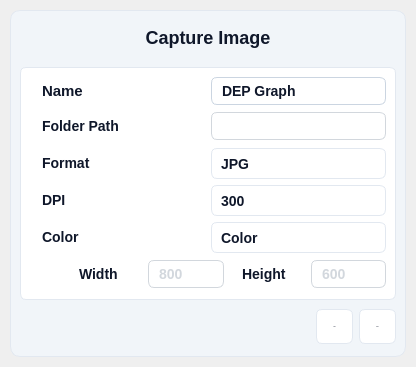
<?xml version="1.0" encoding="UTF-8"?>
<ui version="4.0">
 <class>Form</class>
 <widget class="QWidget" name="Form">
  <property name="geometry">
   <rect>
    <x>0</x>
    <y>0</y>
    <width>416</width>
    <height>367</height>
   </rect>
  </property>
  <property name="windowTitle">
   <string>Form</string>
  </property>
  <property name="styleSheet">
   <string notr="true"/>
  </property>
  <layout class="QGridLayout" name="gridLayout">
   <property name="leftMargin">
    <number>10</number>
   </property>
   <property name="topMargin">
    <number>10</number>
   </property>
   <property name="rightMargin">
    <number>10</number>
   </property>
   <property name="bottomMargin">
    <number>10</number>
   </property>
   <property name="spacing">
    <number>0</number>
   </property>
   <item row="0" column="0">
    <widget class="QFrame" name="verticalFrame">
     <property name="styleSheet">
      <string notr="true">border: 1px solid #E2E8F0; /* slate/200 */
border-radius: 10px;
background: #F1F5F9;</string>
     </property>
     <layout class="QVBoxLayout" name="verticalLayout_2">
      <property name="spacing">
       <number>0</number>
      </property>
      <property name="leftMargin">
       <number>9</number>
      </property>
      <property name="topMargin">
       <number>5</number>
      </property>
      <property name="rightMargin">
       <number>9</number>
      </property>
      <property name="bottomMargin">
       <number>9</number>
      </property>
      <item>
       <widget class="QLabel" name="label_27">
        <property name="styleSheet">
         <string notr="true"> 	border: none;
	color: #0F172A;  /* Text color */
    font-family: 'Segoe UI', sans-serif;  /* Font family */
    font-style: normal;  /* Font style */
    font-weight: 500;  /* Font weight */
    font-size: 18px;  /* Font size */
    line-height: 24px;  /* Line height */
    padding: 4px 5px;  /* Padding */</string>
        </property>
        <property name="text">
         <string>Capture Image</string>
        </property>
        <property name="alignment">
         <set>Qt::AlignCenter</set>
        </property>
       </widget>
      </item>
      <item>
       <widget class="QFrame" name="gridFrame">
        <property name="styleSheet">
         <string notr="true">border: none;</string>
        </property>
        <layout class="QGridLayout" name="gridLayout_2" rowstretch="0" columnstretch="1">
         <property name="leftMargin">
          <number>0</number>
         </property>
         <property name="topMargin">
          <number>9</number>
         </property>
         <property name="rightMargin">
          <number>0</number>
         </property>
         <property name="bottomMargin">
          <number>6</number>
         </property>
         <item row="0" column="0">
          <widget class="QFrame" name="pyqt5_frame_buffer_group">
           <property name="layoutDirection">
            <enum>Qt::LeftToRight</enum>
           </property>
           <property name="autoFillBackground">
            <bool>false</bool>
           </property>
           <property name="styleSheet">
            <string notr="true">box-sizing: border-box;
display: flex;
flex-direction: column;
align-items: flex-start;
gap: 25px;
background: #FFFFFF;
border: 1px solid #E2E8F0; /* slate/200 */
border-radius: 6px;</string>
           </property>
           <property name="frameShape">
            <enum>QFrame::StyledPanel</enum>
           </property>
           <property name="frameShadow">
            <enum>QFrame::Raised</enum>
           </property>
           <layout class="QVBoxLayout" name="verticalLayout_14">
            <property name="spacing">
             <number>6</number>
            </property>
            <property name="leftMargin">
             <number>9</number>
            </property>
            <property name="topMargin">
             <number>9</number>
            </property>
            <property name="rightMargin">
             <number>9</number>
            </property>
            <property name="bottomMargin">
             <number>9</number>
            </property>
            <item>
             <layout class="QHBoxLayout" name="horizontalLayout_25" stretch="1,1">
              <property name="leftMargin">
               <number>0</number>
              </property>
              <property name="topMargin">
               <number>0</number>
              </property>
              <property name="rightMargin">
               <number>0</number>
              </property>
              <property name="bottomMargin">
               <number>0</number>
              </property>
              <item>
               <widget class="QLabel" name="label_19">
                <property name="minimumSize">
                 <size>
                  <width>100</width>
                  <height>0</height>
                 </size>
                </property>
                <property name="styleSheet">
                 <string notr="true"> 	border: none;
	color: #0F172A;  /* Text color */
    font-family: 'Segoe UI', sans-serif;  /* Font family */
    font-style: normal;  /* Font style */
    font-weight: 500;  /* Font weight */
    font-size: 14px;  /* Font size */
    line-height: 24px;  /* Line height */
    padding: 4px 8px;  /* Padding */</string>
                </property>
                <property name="text">
                 <string>&lt;html&gt;&lt;head/&gt;&lt;body&gt;&lt;p&gt;&lt;span style=&quot; font-size:11pt;&quot;&gt;Name&lt;/span&gt;&lt;/p&gt;&lt;/body&gt;&lt;/html&gt;</string>
                </property>
               </widget>
              </item>
              <item>
               <widget class="QLineEdit" name="pyqt5_entry_image_name">
                <property name="enabled">
                 <bool>true</bool>
                </property>
                <property name="minimumSize">
                 <size>
                  <width>175</width>
                  <height>0</height>
                 </size>
                </property>
                <property name="maximumSize">
                 <size>
                  <width>200</width>
                  <height>16777215</height>
                 </size>
                </property>
                <property name="styleSheet">
                 <string notr="true">QLineEdit {
    background: #FFFFFF;  /* Default background */
    border: 1px solid #CBD5E1;  /* Default border */
    border-radius: 6px;  /* Rounded corners */
    color: #0F172A;  /* Text color */
    font-family: 'Segoe UI', sans-serif;  /* Font family */
    font-style: normal;  /* Font style */
    font-weight: 500;  /* Font weight */
    font-size: 14px;  /* Font size */
    line-height: 24px;  /* Line height */
    padding: 4px 8px;  /* Padding */
}

/* Disabled State */
QLineEdit:disabled {
    color: #D2D7DD;
    border: 1px solid #D2D7DD;
}
</string>
                </property>
                <property name="text">
                 <string>DEP Graph</string>
                </property>
               </widget>
              </item>
             </layout>
            </item>
            <item>
             <layout class="QHBoxLayout" name="horizontalLayout_26" stretch="1,0,1">
              <property name="leftMargin">
               <number>0</number>
              </property>
              <property name="topMargin">
               <number>0</number>
              </property>
              <property name="rightMargin">
               <number>0</number>
              </property>
              <property name="bottomMargin">
               <number>0</number>
              </property>
              <item>
               <widget class="QLabel" name="label_20">
                <property name="minimumSize">
                 <size>
                  <width>100</width>
                  <height>0</height>
                 </size>
                </property>
                <property name="styleSheet">
                 <string notr="true"> 	border: none;
	color: #0F172A;  /* Text color */
    font-family: 'Segoe UI', sans-serif;  /* Font family */
    font-style: normal;  /* Font style */
    font-weight: 500;  /* Font weight */
    font-size: 14px;  /* Font size */
    line-height: 24px;  /* Line height */
    padding: 4px 8px;  /* Padding */</string>
                </property>
                <property name="text">
                 <string>&lt;html&gt;&lt;head/&gt;&lt;body&gt;&lt;p&gt;Folder Path&lt;/p&gt;&lt;/body&gt;&lt;/html&gt;</string>
                </property>
               </widget>
              </item>
              <item>
               <widget class="QPushButton" name="pyqt5_button_load_path">
                <property name="minimumSize">
                 <size>
                  <width>31</width>
                  <height>31</height>
                 </size>
                </property>
                <property name="maximumSize">
                 <size>
                  <width>31</width>
                  <height>31</height>
                 </size>
                </property>
                <property name="font">
                 <font>
                  <family>Segoe UI</family>
                  <pointsize>-1</pointsize>
                  <weight>62</weight>
                  <italic>false</italic>
                  <bold>true</bold>
                 </font>
                </property>
                <property name="toolTip">
                 <string>&lt;html&gt;&lt;head/&gt;&lt;body&gt;&lt;p&gt;Load Folder Path&lt;/p&gt;&lt;/body&gt;&lt;/html&gt;</string>
                </property>
                <property name="styleSheet">
                 <string notr="true">/* Default State */
QPushButton {
    border: none;
	background: transparent;  /* Ghost button with no background */
    color: #0F172A;  /* Text color */
    border-radius: 6px;  /* Rounded corners */
    font-family: 'Segoe UI', sans-serif;  /* Font family */
    font-style: normal;  /* Font style */
    font-weight: 500;  /* Font weight */
    font-size: 14px;  /* Font size */
    line-height: 24px;  /* Line height */ 
	padding: 4px;
	image: url(:/ui/qt/resources/buttons/open_folder_icon.png);
}

/* Hover State */
QPushButton:hover {
    background: #F1F5F9;  /* slate/100 */
    color: #0F172A;  /* Text color */
	image: url(:/ui/qt/resources/buttons/open_folder_icon.png);
}

/* Pressed State */
QPushButton:pressed {
    background: #DEE8F2;  /* Pressed background color */
    color: #0F172A;  /* Text color */
	image: url(:/ui/qt/resources/buttons/open_folder_icon.png);
}</string>
                </property>
                <property name="text">
                 <string/>
                </property>
               </widget>
              </item>
              <item>
               <widget class="QLineEdit" name="pyqt5_entry_image_path">
                <property name="enabled">
                 <bool>false</bool>
                </property>
                <property name="minimumSize">
                 <size>
                  <width>175</width>
                  <height>0</height>
                 </size>
                </property>
                <property name="maximumSize">
                 <size>
                  <width>200</width>
                  <height>16777215</height>
                 </size>
                </property>
                <property name="styleSheet">
                 <string notr="true">QLineEdit {
    background: #FFFFFF;  /* Default background */
    border: 1px solid #CBD5E1;  /* Default border */
    border-radius: 6px;  /* Rounded corners */
    color: #0F172A;  /* Text color */
    font-family: 'Segoe UI', sans-serif;  /* Font family */
    font-style: normal;  /* Font style */
    font-weight: 500;  /* Font weight */
    font-size: 14px;  /* Font size */
    line-height: 24px;  /* Line height */
    padding: 4px 8px;  /* Padding */
}

/* Disabled State */
QLineEdit:disabled {
    color: #D2D7DD;
    border: 1px solid #D2D7DD;
}
</string>
                </property>
                <property name="text">
                 <string/>
                </property>
               </widget>
              </item>
             </layout>
            </item>
            <item>
             <layout class="QHBoxLayout" name="horizontalLayout_29" stretch="1,1">
              <property name="leftMargin">
               <number>0</number>
              </property>
              <property name="topMargin">
               <number>0</number>
              </property>
              <property name="rightMargin">
               <number>0</number>
              </property>
              <property name="bottomMargin">
               <number>0</number>
              </property>
              <item>
               <widget class="QLabel" name="label_23">
                <property name="minimumSize">
                 <size>
                  <width>100</width>
                  <height>0</height>
                 </size>
                </property>
                <property name="styleSheet">
                 <string notr="true"> 	border: none;
	color: #0F172A;  /* Text color */
    font-family: 'Segoe UI', sans-serif;  /* Font family */
    font-style: normal;  /* Font style */
    font-weight: 500;  /* Font weight */
    font-size: 14px;  /* Font size */
    line-height: 24px;  /* Line height */
    padding: 4px 8px;  /* Padding */</string>
                </property>
                <property name="text">
                 <string>&lt;html&gt;&lt;head/&gt;&lt;body&gt;&lt;p&gt;Format&lt;/p&gt;&lt;/body&gt;&lt;/html&gt;</string>
                </property>
               </widget>
              </item>
              <item>
               <widget class="QComboBox" name="pyqt5_combo_image_format">
                <property name="minimumSize">
                 <size>
                  <width>175</width>
                  <height>31</height>
                 </size>
                </property>
                <property name="toolTip">
                 <string>&lt;html&gt;&lt;head/&gt;&lt;body&gt;&lt;p&gt;&lt;br/&gt;&lt;/p&gt;&lt;/body&gt;&lt;/html&gt;</string>
                </property>
                <property name="styleSheet">
                 <string notr="true">QComboBox {
	background: #FFFFFF;
	border: 1px solid #E2E8F0; /* slate/200 */
	border-radius: 6px;
	color: #0F172A;  /* Text color */
    font-family: 'Segoe UI', sans-serif;  /* Font family */
    font-style: normal;  /* Font style */
    font-weight: 500;  /* Font weight */
    font-size: 14px;  /* Font size */
	padding-left: 9px;
}

/* Drop-down button */
QComboBox::drop-down {
    border: none;	
}

/* Down arrow */
QComboBox::down-arrow {
    image: url(:/ui/qt/resources/checkbox/down_icon.png);
	padding-right: 12px;
}

/* Down arrow when disabled */
QComboBox::down-arrow:disabled {
}

/* Drop-down items */
QComboBox QAbstractItemView {
    border: 1px solid #E2E8F0; /* slate/200 */
    selection-background-color: #F1F5F9;
}

/* Individual items */
QComboBox::item {
    background-color: white;
    color: #0F172A;
}</string>
                </property>
                <property name="currentIndex">
                 <number>0</number>
                </property>
                <item>
                 <property name="text">
                  <string>JPG</string>
                 </property>
                </item>
                <item>
                 <property name="text">
                  <string>PNG</string>
                 </property>
                </item>
                <item>
                 <property name="text">
                  <string>TIFF</string>
                 </property>
                </item>
               </widget>
              </item>
             </layout>
            </item>
            <item>
             <layout class="QHBoxLayout" name="horizontalLayout_34" stretch="1,1">
              <property name="leftMargin">
               <number>0</number>
              </property>
              <property name="topMargin">
               <number>0</number>
              </property>
              <property name="rightMargin">
               <number>0</number>
              </property>
              <property name="bottomMargin">
               <number>0</number>
              </property>
              <item>
               <widget class="QLabel" name="label_28">
                <property name="minimumSize">
                 <size>
                  <width>100</width>
                  <height>0</height>
                 </size>
                </property>
                <property name="styleSheet">
                 <string notr="true"> 	border: none;
	color: #0F172A;  /* Text color */
    font-family: 'Segoe UI', sans-serif;  /* Font family */
    font-style: normal;  /* Font style */
    font-weight: 500;  /* Font weight */
    font-size: 14px;  /* Font size */
    line-height: 24px;  /* Line height */
    padding: 4px 8px;  /* Padding */</string>
                </property>
                <property name="text">
                 <string>&lt;html&gt;&lt;head/&gt;&lt;body&gt;&lt;p&gt;DPI&lt;/p&gt;&lt;/body&gt;&lt;/html&gt;</string>
                </property>
               </widget>
              </item>
              <item>
               <widget class="QComboBox" name="pyqt5_combo_image_dpi">
                <property name="minimumSize">
                 <size>
                  <width>175</width>
                  <height>31</height>
                 </size>
                </property>
                <property name="toolTip">
                 <string>&lt;html&gt;&lt;head/&gt;&lt;body&gt;&lt;p&gt;&lt;br/&gt;&lt;/p&gt;&lt;/body&gt;&lt;/html&gt;</string>
                </property>
                <property name="styleSheet">
                 <string notr="true">QComboBox {
	background: #FFFFFF;
	border: 1px solid #E2E8F0; /* slate/200 */
	border-radius: 6px;
	color: #0F172A;  /* Text color */
    font-family: 'Segoe UI', sans-serif;  /* Font family */
    font-style: normal;  /* Font style */
    font-weight: 500;  /* Font weight */
    font-size: 14px;  /* Font size */
	padding-left: 9px;
}

/* Drop-down button */
QComboBox::drop-down {
    border: none;	
}

/* Down arrow */
QComboBox::down-arrow {
    image: url(:/ui/qt/resources/checkbox/down_icon.png);
	padding-right: 12px;
}

/* Down arrow when disabled */
QComboBox::down-arrow:disabled {
}

/* Drop-down items */
QComboBox QAbstractItemView {
    border: 1px solid #E2E8F0; /* slate/200 */
    selection-background-color: #F1F5F9;
}

/* Individual items */
QComboBox::item {
    background-color: white;
    color: #0F172A;
}</string>
                </property>
                <property name="currentIndex">
                 <number>3</number>
                </property>
                <item>
                 <property name="text">
                  <string>72</string>
                 </property>
                </item>
                <item>
                 <property name="text">
                  <string>100</string>
                 </property>
                </item>
                <item>
                 <property name="text">
                  <string>150</string>
                 </property>
                </item>
                <item>
                 <property name="text">
                  <string>300</string>
                 </property>
                </item>
                <item>
                 <property name="text">
                  <string>600</string>
                 </property>
                </item>
                <item>
                 <property name="text">
                  <string>1200</string>
                 </property>
                </item>
               </widget>
              </item>
             </layout>
            </item>
            <item>
             <layout class="QHBoxLayout" name="horizontalLayout_35" stretch="1,1">
              <property name="leftMargin">
               <number>0</number>
              </property>
              <property name="topMargin">
               <number>0</number>
              </property>
              <property name="rightMargin">
               <number>0</number>
              </property>
              <property name="bottomMargin">
               <number>0</number>
              </property>
              <item>
               <widget class="QLabel" name="label_29">
                <property name="minimumSize">
                 <size>
                  <width>100</width>
                  <height>0</height>
                 </size>
                </property>
                <property name="styleSheet">
                 <string notr="true"> 	border: none;
	color: #0F172A;  /* Text color */
    font-family: 'Segoe UI', sans-serif;  /* Font family */
    font-style: normal;  /* Font style */
    font-weight: 500;  /* Font weight */
    font-size: 14px;  /* Font size */
    line-height: 24px;  /* Line height */
    padding: 4px 8px;  /* Padding */</string>
                </property>
                <property name="text">
                 <string>&lt;html&gt;&lt;head/&gt;&lt;body&gt;&lt;p&gt;Color&lt;/p&gt;&lt;/body&gt;&lt;/html&gt;</string>
                </property>
               </widget>
              </item>
              <item>
               <widget class="QComboBox" name="pyqt5_combo_image_color">
                <property name="minimumSize">
                 <size>
                  <width>175</width>
                  <height>31</height>
                 </size>
                </property>
                <property name="toolTip">
                 <string>&lt;html&gt;&lt;head/&gt;&lt;body&gt;&lt;p&gt;&lt;br/&gt;&lt;/p&gt;&lt;/body&gt;&lt;/html&gt;</string>
                </property>
                <property name="styleSheet">
                 <string notr="true">QComboBox {
	background: #FFFFFF;
	border: 1px solid #E2E8F0; /* slate/200 */
	border-radius: 6px;
	color: #0F172A;  /* Text color */
    font-family: 'Segoe UI', sans-serif;  /* Font family */
    font-style: normal;  /* Font style */
    font-weight: 500;  /* Font weight */
    font-size: 14px;  /* Font size */
	padding-left: 9px;
}

/* Drop-down button */
QComboBox::drop-down {
    border: none;	
}

/* Down arrow */
QComboBox::down-arrow {
    image: url(:/ui/qt/resources/checkbox/down_icon.png);
	padding-right: 12px;
}

/* Down arrow when disabled */
QComboBox::down-arrow:disabled {
}

/* Drop-down items */
QComboBox QAbstractItemView {
    border: 1px solid #E2E8F0; /* slate/200 */
    selection-background-color: #F1F5F9;
}

/* Individual items */
QComboBox::item {
    background-color: white;
    color: #0F172A;
}</string>
                </property>
                <property name="currentIndex">
                 <number>0</number>
                </property>
                <item>
                 <property name="text">
                  <string>Color</string>
                 </property>
                </item>
                <item>
                 <property name="text">
                  <string>Grayscale</string>
                 </property>
                </item>
               </widget>
              </item>
             </layout>
            </item>
            <item>
             <layout class="QHBoxLayout" name="horizontalLayout_37" stretch="0,1,1,1,1">
              <property name="leftMargin">
               <number>0</number>
              </property>
              <property name="topMargin">
               <number>0</number>
              </property>
              <property name="rightMargin">
               <number>0</number>
              </property>
              <property name="bottomMargin">
               <number>0</number>
              </property>
              <item>
               <widget class="QCheckBox" name="pyqt5_checkbox_size_fixed">
                <property name="minimumSize">
                 <size>
                  <width>31</width>
                  <height>31</height>
                 </size>
                </property>
                <property name="maximumSize">
                 <size>
                  <width>31</width>
                  <height>31</height>
                 </size>
                </property>
                <property name="toolTip">
                 <string>&lt;html&gt;&lt;head/&gt;&lt;body&gt;&lt;p&gt;Specify Size&lt;/p&gt;&lt;/body&gt;&lt;/html&gt;</string>
                </property>
                <property name="styleSheet">
                 <string notr="true">/* Default State */
QCheckBox {
    border: none;
    background: transparent;  /* Ghost button with no background */
    color: #0F172A;  /* Text color */
    border-radius: 6px;  /* Rounded corners */
    font-family: 'Segoe UI', sans-serif;  /* Font family */
    font-style: normal;  /* Font style */
    font-weight: 500;  /* Font weight */
    font-size: 14px;  /* Font size */
    line-height: 24px;  /* Line height */
    padding: 4px 8px;  /* Padding */
}

/* Customize the checkbox indicator */
QCheckBox::indicator {
    width: 16px;
    height: 16px;
}

QCheckBox::indicator:unchecked {
	image: url(:/ui/qt/resources/checkbox/chckbox_unchecked.png);  /* Unchecked icon */
}

QCheckBox::indicator:checked {
   image: url(:/ui/qt/resources/checkbox/chckbox_checked.png);  /* Checked icon */
}

/* Align text and checkbox indicator */
QCheckBox {
    spacing: 8px;  /* Space between checkbox and text */
}</string>
                </property>
                <property name="text">
                 <string/>
                </property>
                <property name="checked">
                 <bool>false</bool>
                </property>
               </widget>
              </item>
              <item>
               <widget class="QLabel" name="label_31">
                <property name="minimumSize">
                 <size>
                  <width>70</width>
                  <height>0</height>
                 </size>
                </property>
                <property name="styleSheet">
                 <string notr="true"> 	border: none;
	color: #0F172A;  /* Text color */
    font-family: 'Segoe UI', sans-serif;  /* Font family */
    font-style: normal;  /* Font style */
    font-weight: 500;  /* Font weight */
    font-size: 14px;  /* Font size */
    line-height: 24px;  /* Line height */
    padding: 4px 8px;  /* Padding */</string>
                </property>
                <property name="text">
                 <string>&lt;html&gt;&lt;head/&gt;&lt;body&gt;&lt;p&gt;Width&lt;/p&gt;&lt;/body&gt;&lt;/html&gt;</string>
                </property>
               </widget>
              </item>
              <item>
               <widget class="QLineEdit" name="pyqt5_entry_image_width">
                <property name="enabled">
                 <bool>false</bool>
                </property>
                <property name="minimumSize">
                 <size>
                  <width>75</width>
                  <height>0</height>
                 </size>
                </property>
                <property name="maximumSize">
                 <size>
                  <width>200</width>
                  <height>16777215</height>
                 </size>
                </property>
                <property name="styleSheet">
                 <string notr="true">QLineEdit {
    background: #FFFFFF;  /* Default background */
    border: 1px solid #CBD5E1;  /* Default border */
    border-radius: 6px;  /* Rounded corners */
    color: #0F172A;  /* Text color */
    font-family: 'Segoe UI', sans-serif;  /* Font family */
    font-style: normal;  /* Font style */
    font-weight: 500;  /* Font weight */
    font-size: 14px;  /* Font size */
    line-height: 24px;  /* Line height */
    padding: 4px 8px;  /* Padding */
}

/* Disabled State */
QLineEdit:disabled {
    color: #D2D7DD;
    border: 1px solid #D2D7DD;
}
</string>
                </property>
                <property name="text">
                 <string>800</string>
                </property>
               </widget>
              </item>
              <item>
               <widget class="QLabel" name="label_32">
                <property name="minimumSize">
                 <size>
                  <width>70</width>
                  <height>0</height>
                 </size>
                </property>
                <property name="styleSheet">
                 <string notr="true"> 	border: none;
	color: #0F172A;  /* Text color */
    font-family: 'Segoe UI', sans-serif;  /* Font family */
    font-style: normal;  /* Font style */
    font-weight: 500;  /* Font weight */
    font-size: 14px;  /* Font size */
    line-height: 24px;  /* Line height */
    padding: 4px 8px;  /* Padding */</string>
                </property>
                <property name="text">
                 <string>&lt;html&gt;&lt;head/&gt;&lt;body&gt;&lt;p&gt;Height&lt;/p&gt;&lt;/body&gt;&lt;/html&gt;</string>
                </property>
               </widget>
              </item>
              <item>
               <widget class="QLineEdit" name="pyqt5_entry_image_height">
                <property name="enabled">
                 <bool>false</bool>
                </property>
                <property name="minimumSize">
                 <size>
                  <width>75</width>
                  <height>0</height>
                 </size>
                </property>
                <property name="maximumSize">
                 <size>
                  <width>200</width>
                  <height>16777215</height>
                 </size>
                </property>
                <property name="styleSheet">
                 <string notr="true">QLineEdit {
    background: #FFFFFF;  /* Default background */
    border: 1px solid #CBD5E1;  /* Default border */
    border-radius: 6px;  /* Rounded corners */
    color: #0F172A;  /* Text color */
    font-family: 'Segoe UI', sans-serif;  /* Font family */
    font-style: normal;  /* Font style */
    font-weight: 500;  /* Font weight */
    font-size: 14px;  /* Font size */
    line-height: 24px;  /* Line height */
    padding: 4px 8px;  /* Padding */
}

/* Disabled State */
QLineEdit:disabled {
    color: #D2D7DD;
    border: 1px solid #D2D7DD;
}
</string>
                </property>
                <property name="text">
                 <string>600</string>
                </property>
               </widget>
              </item>
             </layout>
            </item>
           </layout>
          </widget>
         </item>
        </layout>
       </widget>
      </item>
      <item>
       <widget class="QFrame" name="frame">
        <property name="styleSheet">
         <string notr="true">border: None;</string>
        </property>
        <layout class="QHBoxLayout" name="horizontalLayout_33" stretch="0,0,0">
         <property name="leftMargin">
          <number>0</number>
         </property>
         <property name="topMargin">
          <number>0</number>
         </property>
         <property name="rightMargin">
          <number>0</number>
         </property>
         <property name="bottomMargin">
          <number>0</number>
         </property>
         <item>
          <spacer name="horizontalSpacer">
           <property name="orientation">
            <enum>Qt::Horizontal</enum>
           </property>
           <property name="sizeHint" stdset="0">
            <size>
             <width>0</width>
             <height>0</height>
            </size>
           </property>
          </spacer>
         </item>
         <item>
          <widget class="QPushButton" name="pyqt5_button_image_save">
           <property name="enabled">
            <bool>true</bool>
           </property>
           <property name="minimumSize">
            <size>
             <width>35</width>
             <height>35</height>
            </size>
           </property>
           <property name="maximumSize">
            <size>
             <width>99999</width>
             <height>35</height>
            </size>
           </property>
           <property name="font">
            <font>
             <family>Segoe UI</family>
             <pointsize>-1</pointsize>
             <weight>62</weight>
             <italic>false</italic>
             <bold>true</bold>
            </font>
           </property>
           <property name="toolTip">
            <string>&lt;html&gt;&lt;head/&gt;&lt;body&gt;&lt;p&gt;Simulate experimental data&lt;/p&gt;&lt;/body&gt;&lt;/html&gt;</string>
           </property>
           <property name="whatsThis">
            <string>&lt;html&gt;&lt;head/&gt;&lt;body&gt;&lt;p&gt;Simulate experimental data&lt;/p&gt;&lt;/body&gt;&lt;/html&gt;</string>
           </property>
           <property name="styleSheet">
            <string notr="true">QPushButton {
    background: #FFFFFF;  /* Default background */
    border: 1px solid #E2E8F0;  /* Default border */
    border-radius: 6px;  /* Rounded corners */
    font: 500 14px/24px 'Segoe UI', sans-serif;  /* Combined font properties */
    color: #0F172A;  /* Text color */
    padding: 8px 16px;  /* Padding */
	text-align: center;  /* Center the text */
}

QPushButton:hover {
    background: #F1F5F9;  /* Hover background */
}

QPushButton:pressed {
    background: #DEE8F2;  /* Pressed background */
}</string>
           </property>
           <property name="text">
            <string>Save</string>
           </property>
          </widget>
         </item>
         <item>
          <widget class="QPushButton" name="pyqt5_button_image_close">
           <property name="enabled">
            <bool>true</bool>
           </property>
           <property name="minimumSize">
            <size>
             <width>31</width>
             <height>35</height>
            </size>
           </property>
           <property name="maximumSize">
            <size>
             <width>99999</width>
             <height>35</height>
            </size>
           </property>
           <property name="font">
            <font>
             <family>Segoe UI</family>
             <pointsize>-1</pointsize>
             <weight>62</weight>
             <italic>false</italic>
             <bold>true</bold>
            </font>
           </property>
           <property name="toolTip">
            <string>&lt;html&gt;&lt;head/&gt;&lt;body&gt;&lt;p&gt;Simulate experimental data&lt;/p&gt;&lt;/body&gt;&lt;/html&gt;</string>
           </property>
           <property name="whatsThis">
            <string>&lt;html&gt;&lt;head/&gt;&lt;body&gt;&lt;p&gt;Simulate experimental data&lt;/p&gt;&lt;/body&gt;&lt;/html&gt;</string>
           </property>
           <property name="styleSheet">
            <string notr="true">QPushButton {
    background: #FFFFFF;  /* Default background */
    border: 1px solid #E2E8F0;  /* Default border */
    border-radius: 6px;  /* Rounded corners */
    font: 500 14px/24px 'Segoe UI', sans-serif;  /* Combined font properties */
    color: #0F172A;  /* Text color */
    padding: 8px 16px;  /* Padding */
	text-align: center;  /* Center the text */
    qproperty-icon: url(:/ui/qt/resources/buttons/back_icon.png); /* Icon path */
    qproperty-iconSize: 16px 16px; /* Icon size */
}

/* Icon positioning */
QPushButton::icon {
    subcontrol-origin: padding;
    subcontrol-position: left center; /* Position icon to the left, centered vertically */
    margin-right: 8px; /* Minimal space between icon and text */
}

QPushButton:hover {
    background: #F1F5F9;  /* Hover background */
}

QPushButton:pressed {
    background: #DEE8F2;  /* Pressed background */
}</string>
           </property>
           <property name="text">
            <string>Close</string>
           </property>
          </widget>
         </item>
        </layout>
       </widget>
      </item>
     </layout>
    </widget>
   </item>
  </layout>
 </widget>
 <resources>
  <include location="resources/graphical_resources.qrc"/>
 </resources>
 <connections>
  <connection>
   <sender>pyqt5_checkbox_size_fixed</sender>
   <signal>toggled(bool)</signal>
   <receiver>pyqt5_entry_image_width</receiver>
   <slot>setEnabled(bool)</slot>
   <hints>
    <hint type="sourcelabel">
     <x>44</x>
     <y>275</y>
    </hint>
    <hint type="destinationlabel">
     <x>176</x>
     <y>274</y>
    </hint>
   </hints>
  </connection>
  <connection>
   <sender>pyqt5_checkbox_size_fixed</sender>
   <signal>toggled(bool)</signal>
   <receiver>pyqt5_entry_image_height</receiver>
   <slot>setEnabled(bool)</slot>
   <hints>
    <hint type="sourcelabel">
     <x>50</x>
     <y>283</y>
    </hint>
    <hint type="destinationlabel">
     <x>330</x>
     <y>286</y>
    </hint>
   </hints>
  </connection>
 </connections>
</ui>
